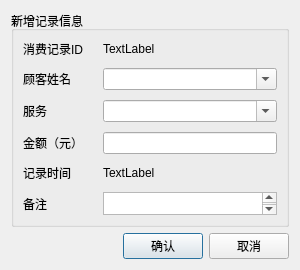
<?xml version="1.0" encoding="UTF-8"?>
<ui version="4.0">
 <class>AddNewConsumption</class>
 <widget class="QDialog" name="AddNewConsumption">
  <property name="geometry">
   <rect>
    <x>0</x>
    <y>0</y>
    <width>300</width>
    <height>270</height>
   </rect>
  </property>
  <property name="minimumSize">
   <size>
    <width>300</width>
    <height>270</height>
   </size>
  </property>
  <property name="maximumSize">
   <size>
    <width>16777215</width>
    <height>270</height>
   </size>
  </property>
  <property name="windowTitle">
   <string>新增记录</string>
  </property>
  <layout class="QVBoxLayout" name="verticalLayout" stretch="0,0">
   <property name="sizeConstraint">
    <enum>QLayout::SizeConstraint::SetDefaultConstraint</enum>
   </property>
   <item>
    <widget class="QGroupBox" name="groupBox">
     <property name="title">
      <string>新增记录信息</string>
     </property>
     <layout class="QFormLayout" name="formLayout">
      <property name="horizontalSpacing">
       <number>20</number>
      </property>
      <property name="verticalSpacing">
       <number>10</number>
      </property>
      <item row="0" column="0">
       <widget class="QLabel" name="label">
        <property name="text">
         <string>消费记录ID</string>
        </property>
       </widget>
      </item>
      <item row="0" column="1">
       <widget class="QLabel" name="IDLabel">
        <property name="text">
         <string>TextLabel</string>
        </property>
       </widget>
      </item>
      <item row="1" column="0">
       <widget class="QLabel" name="label_3">
        <property name="text">
         <string>顾客姓名</string>
        </property>
       </widget>
      </item>
      <item row="2" column="0">
       <widget class="QLabel" name="label_4">
        <property name="text">
         <string>服务</string>
        </property>
       </widget>
      </item>
      <item row="3" column="0">
       <widget class="QLabel" name="label_5">
        <property name="text">
         <string>金额（元）</string>
        </property>
       </widget>
      </item>
      <item row="3" column="1">
       <widget class="QLineEdit" name="amountEdit"/>
      </item>
      <item row="4" column="0">
       <widget class="QLabel" name="label_6">
        <property name="text">
         <string>记录时间</string>
        </property>
       </widget>
      </item>
      <item row="4" column="1">
       <widget class="QLabel" name="timeLabel">
        <property name="text">
         <string>TextLabel</string>
        </property>
       </widget>
      </item>
      <item row="5" column="0">
       <widget class="QLabel" name="label_8">
        <property name="text">
         <string>备注</string>
        </property>
       </widget>
      </item>
      <item row="5" column="1">
       <widget class="QPlainTextEdit" name="notePlain"/>
      </item>
      <item row="1" column="1">
       <widget class="QComboBox" name="nameCombo">
        <property name="editable">
         <bool>true</bool>
        </property>
       </widget>
      </item>
      <item row="2" column="1">
       <widget class="QComboBox" name="serviceCombo">
        <property name="editable">
         <bool>true</bool>
        </property>
       </widget>
      </item>
     </layout>
    </widget>
   </item>
   <item>
    <layout class="QHBoxLayout" name="horizontalLayout">
     <property name="sizeConstraint">
      <enum>QLayout::SizeConstraint::SetDefaultConstraint</enum>
     </property>
     <item>
      <spacer name="horizontalSpacer">
       <property name="orientation">
        <enum>Qt::Orientation::Horizontal</enum>
       </property>
       <property name="sizeHint" stdset="0">
        <size>
         <width>40</width>
         <height>20</height>
        </size>
       </property>
      </spacer>
     </item>
     <item>
      <widget class="QPushButton" name="btnConfirm">
       <property name="sizePolicy">
        <sizepolicy hsizetype="Minimum" vsizetype="Minimum">
         <horstretch>0</horstretch>
         <verstretch>0</verstretch>
        </sizepolicy>
       </property>
       <property name="minimumSize">
        <size>
         <width>80</width>
         <height>0</height>
        </size>
       </property>
       <property name="maximumSize">
        <size>
         <width>80</width>
         <height>16777215</height>
        </size>
       </property>
       <property name="text">
        <string>确认</string>
       </property>
      </widget>
     </item>
     <item>
      <widget class="QPushButton" name="btnCancel">
       <property name="sizePolicy">
        <sizepolicy hsizetype="Expanding" vsizetype="Expanding">
         <horstretch>0</horstretch>
         <verstretch>0</verstretch>
        </sizepolicy>
       </property>
       <property name="minimumSize">
        <size>
         <width>80</width>
         <height>0</height>
        </size>
       </property>
       <property name="maximumSize">
        <size>
         <width>80</width>
         <height>16777215</height>
        </size>
       </property>
       <property name="text">
        <string>取消</string>
       </property>
      </widget>
     </item>
    </layout>
   </item>
  </layout>
 </widget>
 <resources/>
 <connections/>
</ui>
